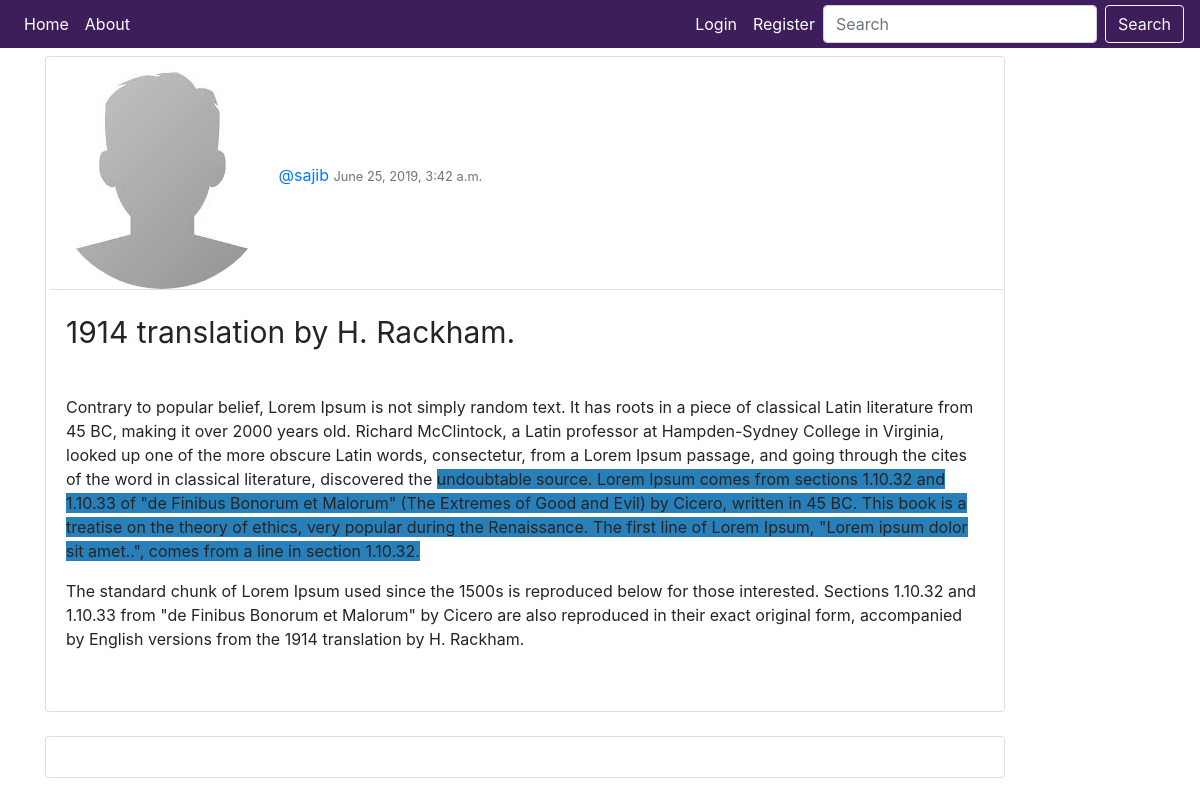
/post/18/detail/, run on the app's committed database.
### blog/models.py (models this page shows, shortened)
class Post(models.Model):
    author          = models.ForeignKey(User, on_delete=models.CASCADE)
    title           = models.CharField(max_length=200)
    description     = HTMLField()
    is_draft        = models.BooleanField(default=True)
    create_date     = models.DateTimeField(auto_now_add=True)
    update_date     = models.DateTimeField(auto_now=True)
    class Meta:
        verbose_name = "Post"
        verbose_name_plural = "Posts"
        ordering = ["-create_date"]

### blog/views.py (the view)
# urls.py: path('post/<int:pk>/detail/', PostDetailView.as_view(), name='post-detail'),
class PostDetailView(DetailView):
    model = Post
    template_name = "blog/post_detail.html"
    context_object_name = 'object'

### blog/templates/blog/post_detail.html (shortened to what this page needs)
{% extends 'base.html' %}
{% load thumbnail %}
{% block content %}
<div class="content">
    <div id="#post-detail">
        <div class="card" style="width: 60rem;">
            <span class="mt-2 ml-1 airticle-metadata border-bottom">
                {% thumbnail object.author.userprofile.image "40x40" crop="center" as im %}
                <img src="{{ im.url }}" width="{{ im.width }}" height="{{ im.height }}" class="rounded-circle">
                {% endthumbnail %}
                <a href="">@{{ object.author }}</a>
                <small class="text-muted">{{ object.create_date }}</small>
            </span>
            <div class="card-body">
                <span style="font-size: 30px;">{{ object.title }}</span>
                <br><br>
                <p>{{ object.description|safe }}</p><br>
            </div>
        </div>
    </div><br>
    <div id="discus-comment">
        <div class="card" style="width: 60rem;">
            <div class="card-body">
            </div>
        </div>
    </div>
</div>
{% endblock content %}

### data on the page
Post: author "sajib", create_date "June 25, 2019, 3:42 a.m.", title "1914 translation by H. Rackham.", description "Contrary to popular belief, Lorem Ipsum is not simply random text. It has roots in a piece of classical Latin literature from 45 BC, making it over 2000 years old. Richard McClintock, a Latin professor at Hampden-Sydney College in Virginia, looked up one of the more obscure Latin words, consectetur, from a Lorem Ipsum passage, and going through the cites of the word in classical literature, discovered the undoubtable source. Lorem Ipsum comes from sections 1.10.32 and 1.10.33 of \"de Finibus Bonorum et Malorum\" (The Extremes of Good and Evil) by Cicero, written in 45 BC. This book is a treatise on the theory of ethics, very popular during the Renaissance. The first line of Lorem Ipsum,…"
